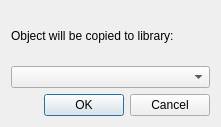
<ui version="4.0" >
 <class>asklibforcopydialog_q</class>
 <widget class="QDialog" name="asklibforcopydialog_q" >
  <property name="geometry" >
   <rect>
    <x>0</x>
    <y>0</y>
    <width>221</width>
    <height>127</height>
   </rect>
  </property>
  <property name="windowTitle" >
   <string>Copying</string>
  </property>
  <layout class="QVBoxLayout" >
   <item>
    <widget class="QLabel" name="label" >
     <property name="text" >
      <string>Object will be copied to library:</string>
     </property>
    </widget>
   </item>
   <item>
    <widget class="QComboBox" name="libs" >
     <property name="sizePolicy" >
      <sizepolicy vsizetype="Fixed" hsizetype="Expanding" >
       <horstretch>0</horstretch>
       <verstretch>0</verstretch>
      </sizepolicy>
     </property>
    </widget>
   </item>
   <item>
    <widget class="QDialogButtonBox" name="buttonBox" >
     <property name="orientation" >
      <enum>Qt::Horizontal</enum>
     </property>
     <property name="standardButtons" >
      <set>QDialogButtonBox::Cancel|QDialogButtonBox::NoButton|QDialogButtonBox::Ok</set>
     </property>
    </widget>
   </item>
  </layout>
 </widget>
 <resources/>
 <connections>
  <connection>
   <sender>buttonBox</sender>
   <signal>accepted()</signal>
   <receiver>asklibforcopydialog_q</receiver>
   <slot>accept()</slot>
   <hints>
    <hint type="sourcelabel" >
     <x>248</x>
     <y>254</y>
    </hint>
    <hint type="destinationlabel" >
     <x>157</x>
     <y>274</y>
    </hint>
   </hints>
  </connection>
  <connection>
   <sender>buttonBox</sender>
   <signal>rejected()</signal>
   <receiver>asklibforcopydialog_q</receiver>
   <slot>reject()</slot>
   <hints>
    <hint type="sourcelabel" >
     <x>316</x>
     <y>260</y>
    </hint>
    <hint type="destinationlabel" >
     <x>286</x>
     <y>274</y>
    </hint>
   </hints>
  </connection>
 </connections>
</ui>
